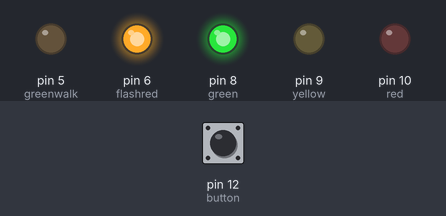
Recording of a sketch running on a simulated Arduino Uno, built with avr-gcc and run on an emulated ATmega328P. Parts: output pins drawn as LEDs (lit = HIGH). Inputs (shaded band) come from the test bench; at power-on: pin 12 (button) LOW.

Above: at 1.2 s.
1.3 s: pin 12 (button) pulled HIGH for 0.15 s
At 2.1 s:
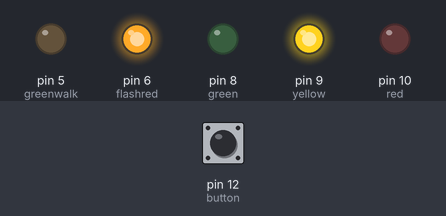
At 5.6 s:
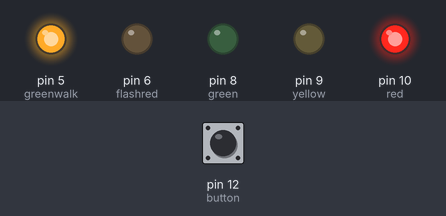
Timing chart, 0 to 10.4 s (numbered marks = the images above; inputs shaded):
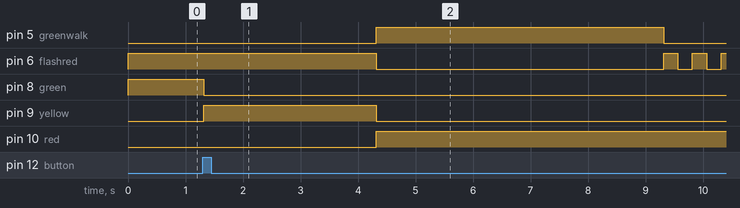

Measured:
- after the input at 1.3 s, pin 5 (greenwalk): LOW → HIGH after 3.0 s, → LOW 5.0 s later; pin 6 (flashred): HIGH → LOW after 3.0 s, then repeats every 0.50 s: HIGH 0.25 s, LOW 0.25 s; pin 8 (green): HIGH → LOW at once; pin 9 (yellow): LOW → HIGH at once, → LOW 3.0 s later; pin 10 (red): LOW → HIGH after 3.0 s

The sketch:

traffic-light_pedestrian.ino
```cpp
/*
 * This program runs a traffic light cycle
 * triggered by pressing a button like a
 * pedestrian would use to cross the street.
 */

int button = 12;
int red = 10;
int yellow = 9;
int green = 8;
int flashred = 6;
int greenwalk = 5;

void setup(){
    pinMode(red, OUTPUT);
    pinMode(yellow, OUTPUT);
    pinMode(green, OUTPUT);
    pinMode(button, INPUT);
    pinMode(flashred, OUTPUT);
    pinMode(greenwalk, OUTPUT);
    digitalWrite(green, HIGH);
    digitalWrite(flashred, HIGH);
}

void loop() {
    if (digitalRead(button) == HIGH){
        delay(15); // software debounce
        if (digitalRead(button) == HIGH) {
            // if the switch is HIGH, ie. pushed down - change the lights!
            changeLights();
            delay(5000); // wait for 5 seconds
        }
    }
}

void changeLights(){
    // green off, yellow on for 3 seconds
    digitalWrite(green, LOW);
    digitalWrite(yellow, HIGH);
    delay(3000);

    // turn off yellow, then turn red on for 5 seconds
    digitalWrite(yellow, LOW);
    digitalWrite(red, HIGH);
    digitalWrite(greenwalk, HIGH);
    digitalWrite(flashred, LOW);
    delay(5000);

    // Change walk sign to flashing
    digitalWrite(greenwalk, LOW);
    for(int i=0; i<4; i++)
      flashRedLight();
    delay(50);

    // turn off red and yellow, then turn on green
    digitalWrite(red, LOW);
    digitalWrite(green, HIGH);
    digitalWrite(flashred, HIGH);
    delay(3000);
}

void flashRedLight(){
    digitalWrite(flashred, HIGH);
    delay(250);
    digitalWrite(flashred, LOW);
    delay(250);
}
```
